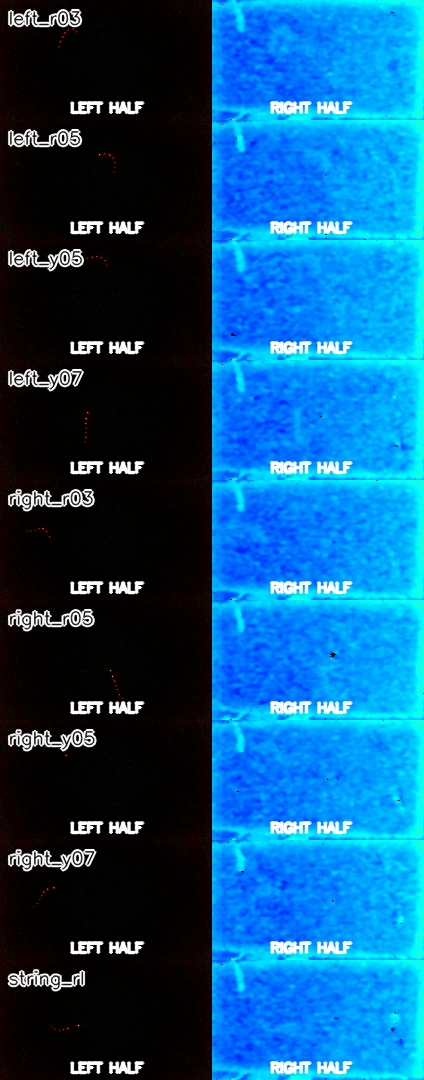
#> input picture real_movie_analysis/half_check_contact.jpg, 424 x 1080 px
$ python -i draw_relative_pose_figures.py   (imports and definitions only)
#> lines starting #> are read from the running program, lines starting #| are printed output that depends on the picture; after the words box and inside, x2 and y2 are one past the last pixel; in counts of white or black regions, pixels touching at a corner belong together
#> further down, picture is the input picture: shape (1080, 424, 3); mean B, G, R 132.2, 85.8, 13.3
from __future__ import annotations

import argparse
import csv
import json
import math
from pathlib import Path

import cv2
import matplotlib.pyplot as plt
import numpy as np


DEFAULT_PX_PER_M = 269.2105609870623
TEAL = "#2C8FA3"
TEAL_DARK = "#17606F"
RED = "#D83A2E"
PATH = "#8F8ACB"
BLACK = "#333333"


# [9 lines left out: function parse_args, not called in this run]


def safe_name(value: str) -> str:
    safe = "".join(ch if ch.isalnum() or ch in ("_", "-", ".") else "_" for ch in value.strip())
    return safe.strip("._") or "relative_pose"


def read_json(path: Path):
    return json.loads(path.read_text(encoding="utf-8"))


# [19 lines left out: function read_tracking_csv, not called in this run]


def red_mask(frame: np.ndarray) -> np.ndarray:
    hsv = cv2.cvtColor(frame, cv2.COLOR_BGR2HSV)
#> hsv: shape (1080, 424, 3); mean H, S, V 59.6, 231.6, 134.6
    hue, sat, val = cv2.split(hsv)
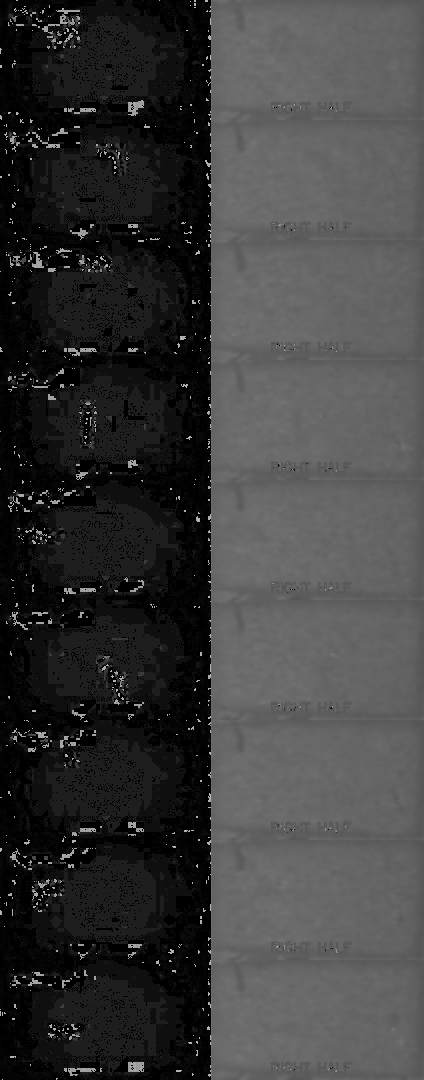
#> hue: shape (1080, 424); min 0, max 179, mean 59.6
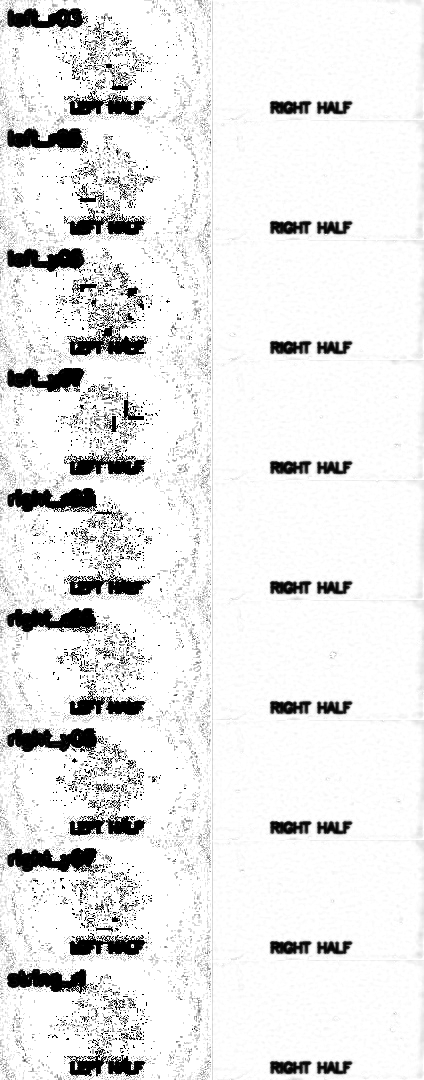
#> sat: shape (1080, 424); min 0, max 255, mean 231.6
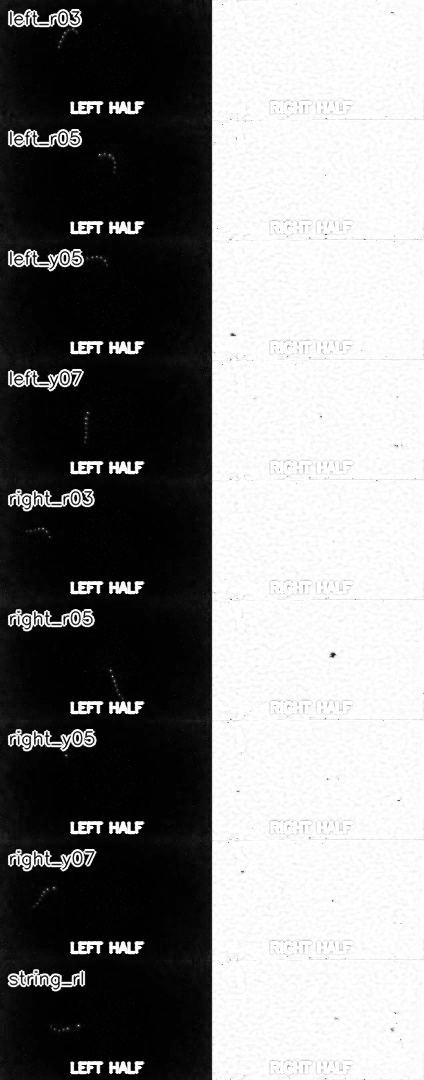
#> val: shape (1080, 424); min 0, max 255, mean 134.6
    blue, green, red = cv2.split(frame)
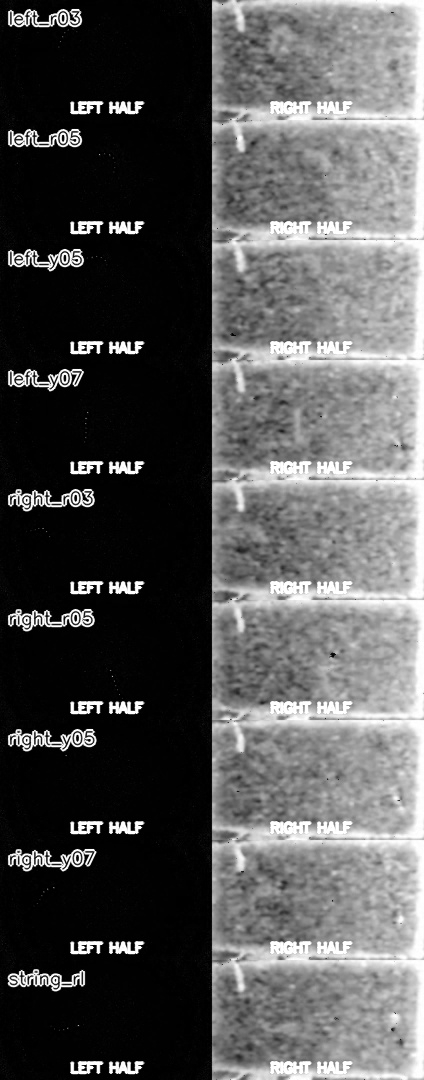
#> green: shape (1080, 424); min 0, max 255, mean 85.8
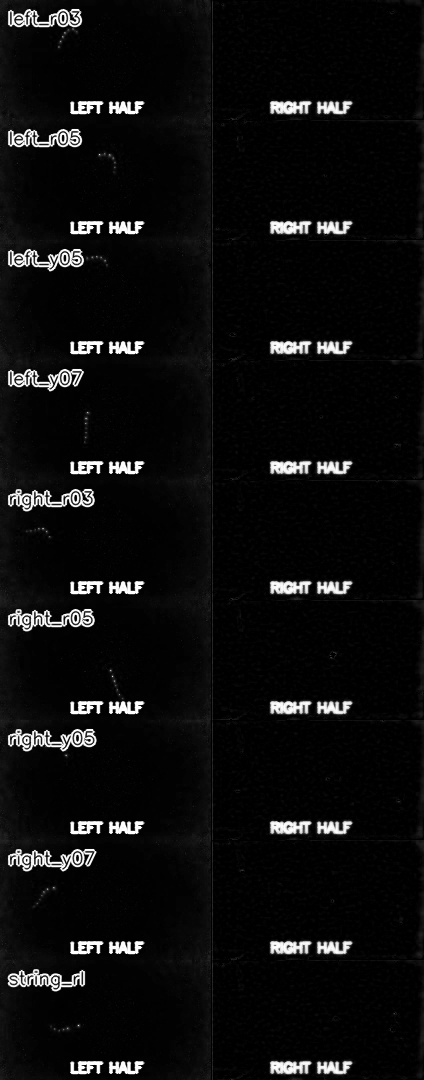
#> red: shape (1080, 424); min 0, max 255, mean 13.3
    hsv_red = ((hue <= 12) | (hue >= 166)) & (sat >= 95) & (val >= 45)
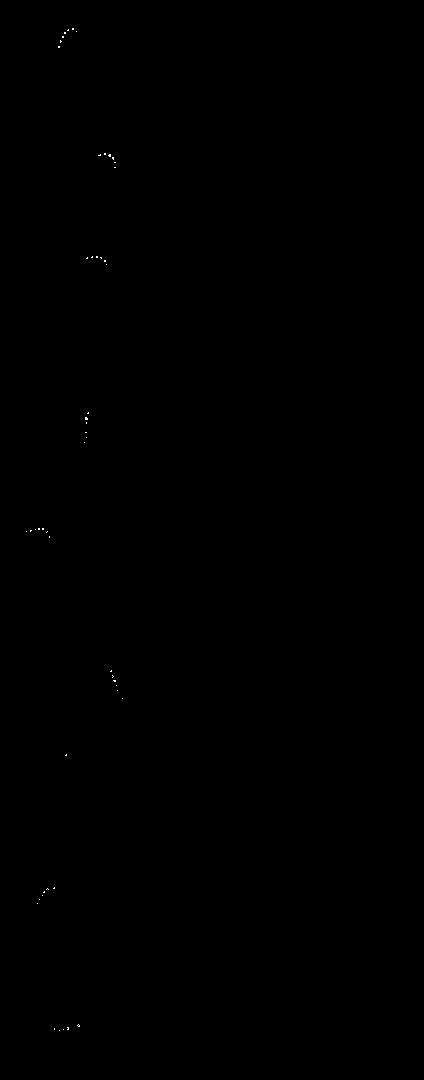
#> hsv_red: shape (1080, 424) bool; 0.03% white in thin lines or dots, all inside (x1, y1, x2, y2) = (26, 28, 123, 1031)
    red_dominant = (
        (red.astype(np.int16) > green.astype(np.int16) + 30)
        & (red.astype(np.int16) > blue.astype(np.int16) + 30)
        & (red >= 55)
    )
#> red_dominant: shape (1080, 424) bool; 0.02% white in thin lines or dots, all inside (x1, y1, x2, y2) = (38, 28, 120, 1030)
    mask = (hsv_red & red_dominant).astype(np.uint8) * 255
#> mask: shape (1080, 424); 0.02% white in thin lines or dots, all inside (x1, y1, x2, y2) = (38, 28, 118, 1030)
    mask = cv2.morphologyEx(mask, cv2.MORPH_OPEN, np.ones((2, 2), np.uint8))
#> mask: shape (1080, 424); 0.01% white in thin lines or dots, all inside (x1, y1, x2, y2) = (43, 29, 112, 531)
    mask = cv2.morphologyEx(mask, cv2.MORPH_CLOSE, np.ones((3, 3), np.uint8))
    return mask


def detect_led_points(frame: np.ndarray, expected: int = 7) -> np.ndarray:
    mask = red_mask(frame)
    count, _, stats, centroids = cv2.connectedComponentsWithStats(mask, 8)
#> count = 9; stats = [[0, 0, 424, 1080, 457888], [73, 29, 2, 2, 4], [65, 33, 2, 2, 4], [63, 37, 2, 2, 4], [59, 47, 2, 2, 4], [110, 155, 2, 2, 4], [97, 257, 2, 2, 4], [105, 261, 2, 2, 4], [43, 529, 2, 2, 4]]; centroids = [[211.5, 539.5], [73.5, 29.5], [65.5, 33.5], [63.5, 37.5], [59.5, 47.5], [110.5, 155.5], [97.5, 257.5], [105.5, 261.5], [43.5, 529.5]]
    components = []
    for i in range(1, count):
        area = int(stats[i, cv2.CC_STAT_AREA])
        if area < 2 or area > 220:
            continue
        x = int(stats[i, cv2.CC_STAT_LEFT])
        y = int(stats[i, cv2.CC_STAT_TOP])
        w = int(stats[i, cv2.CC_STAT_WIDTH])
        h = int(stats[i, cv2.CC_STAT_HEIGHT])
        if w > 28 or h > 28:
            continue
        cx, cy = centroids[i]
        components.append((area, float(cx), float(cy)))
#> this loop made 8 passes
#> (x, y, cx, cy) on passes 1 to 8: (73, 29, 73.5, 29.5), (65, 33, 65.5, 33.5), (63, 37, 63.5, 37.5), (59, 47, 59.5, 47.5), (110, 155, 110.5, 155.5), (97, 257, 97.5, 257.5), (105, 261, 105.5, 261.5), (43, 529, 43.5, 529.5)
#> after the loop, components = [(4, 73.5, 29.5), (4, 65.5, 33.5), (4, 63.5, 37.5), (4, 59.5, 47.5), (4, 110.5, 155.5), (4, 97.5, 257.5), (4, 105.5, 261.5), (4, 43.5, 529.5)]
    if not components:
        return np.empty((0, 2), dtype=float)

    components.sort(reverse=True)
    pts = np.array([[cx, cy] for _, cx, cy in components[:expected]], dtype=float)
#> pts = [[110.5, 155.5], [105.5, 261.5], [97.5, 257.5], [73.5, 29.5], [65.5, 33.5], [63.5, 37.5], [59.5, 47.5]]
    return order_body_points(pts)


def order_body_points(pts: np.ndarray) -> np.ndarray:
    if len(pts) <= 2:
        return pts
    # The real videos are usually side-on and the head LED is the rightmost point.
    # Sorting by x gives a stable head-to-tail order for the paper posture figures.
    return pts[np.argsort(-pts[:, 0])]


def tracking_lookup(rows: list[dict]) -> dict[int, dict]:
    return {row["frame_index"]: row for row in rows}


# [201 lines left out: functions frame_index_from_name, px_to_m, fit_circle, draw_eel, axis_limits, title_metric and 3 more, not called in this run]


# [2 lines not run here, left out]

>>> import cv2
>>> picture = cv2.imread('half_check_contact.jpg')
>>> result = detect_led_points(picture)
#> result has the same summary as pts in detect_led_points
